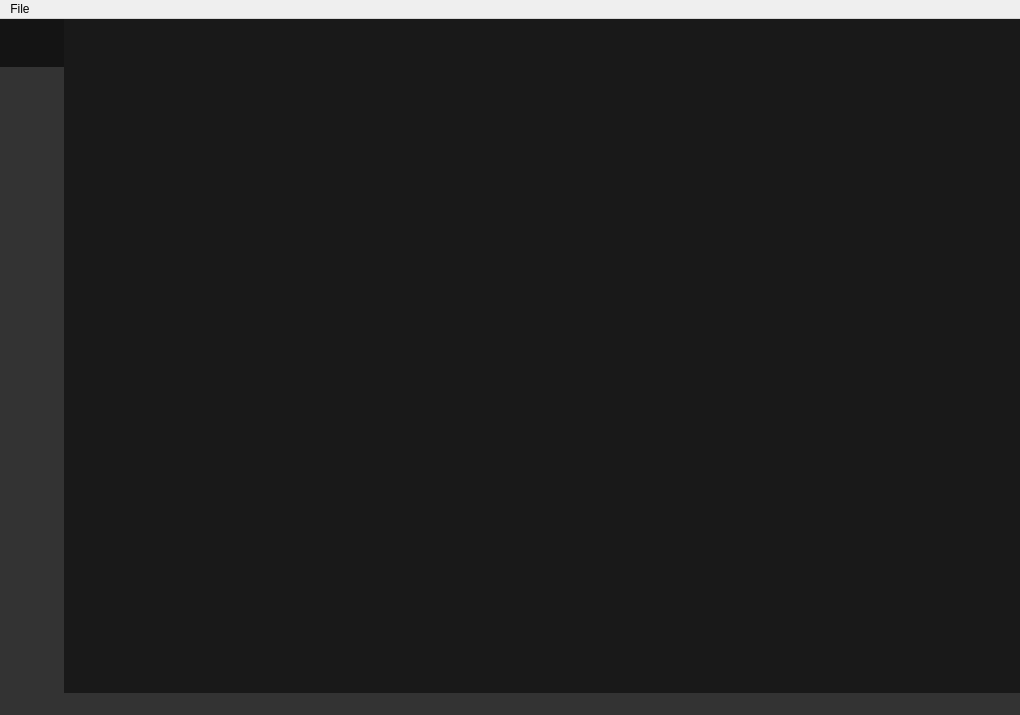
<?xml version="1.0" encoding="UTF-8"?>
<ui version="4.0">
 <class>MainWindow</class>
 <widget class="QMainWindow" name="MainWindow">
  <property name="enabled">
   <bool>true</bool>
  </property>
  <property name="geometry">
   <rect>
    <x>0</x>
    <y>0</y>
    <width>1020</width>
    <height>715</height>
   </rect>
  </property>
  <property name="minimumSize">
   <size>
    <width>600</width>
    <height>600</height>
   </size>
  </property>
  <property name="cursor">
   <cursorShape>ArrowCursor</cursorShape>
  </property>
  <property name="windowTitle">
   <string>Stocker</string>
  </property>
  <property name="autoFillBackground">
   <bool>false</bool>
  </property>
  <widget class="QWidget" name="centralwidget">
   <property name="enabled">
    <bool>true</bool>
   </property>
   <property name="sizePolicy">
    <sizepolicy hsizetype="Expanding" vsizetype="Expanding">
     <horstretch>2</horstretch>
     <verstretch>0</verstretch>
    </sizepolicy>
   </property>
   <layout class="QHBoxLayout" name="horizontalLayout">
    <property name="spacing">
     <number>0</number>
    </property>
    <property name="leftMargin">
     <number>0</number>
    </property>
    <property name="topMargin">
     <number>0</number>
    </property>
    <property name="rightMargin">
     <number>0</number>
    </property>
    <property name="bottomMargin">
     <number>0</number>
    </property>
    <item>
     <widget class="QFrame" name="frame_selectAppView">
      <property name="sizePolicy">
       <sizepolicy hsizetype="Minimum" vsizetype="Expanding">
        <horstretch>0</horstretch>
        <verstretch>0</verstretch>
       </sizepolicy>
      </property>
      <property name="minimumSize">
       <size>
        <width>64</width>
        <height>0</height>
       </size>
      </property>
      <property name="maximumSize">
       <size>
        <width>64</width>
        <height>16777215</height>
       </size>
      </property>
      <property name="autoFillBackground">
       <bool>false</bool>
      </property>
      <property name="styleSheet">
       <string notr="true">QFrame{
background-color:rgb(51, 51, 51);
}
QPushButton:hover{
background-color:rgb(81, 81, 81);
}
QPushButton:checked{
background-color:rgb(20, 20, 20);
}
QPushButton{
background-color:rgb(51,51,51);
}
QPushButton{
border-style:none;
}
</string>
      </property>
      <property name="frameShape">
       <enum>QFrame::NoFrame</enum>
      </property>
      <property name="frameShadow">
       <enum>QFrame::Plain</enum>
      </property>
      <property name="lineWidth">
       <number>1</number>
      </property>
      <layout class="QVBoxLayout" name="verticalLayout">
       <property name="spacing">
        <number>0</number>
       </property>
       <property name="leftMargin">
        <number>0</number>
       </property>
       <property name="topMargin">
        <number>0</number>
       </property>
       <property name="rightMargin">
        <number>0</number>
       </property>
       <property name="bottomMargin">
        <number>0</number>
       </property>
       <item>
        <widget class="QPushButton" name="button_switchToHomeView">
         <property name="enabled">
          <bool>true</bool>
         </property>
         <property name="sizePolicy">
          <sizepolicy hsizetype="Minimum" vsizetype="Minimum">
           <horstretch>0</horstretch>
           <verstretch>0</verstretch>
          </sizepolicy>
         </property>
         <property name="minimumSize">
          <size>
           <width>64</width>
           <height>48</height>
          </size>
         </property>
         <property name="maximumSize">
          <size>
           <width>64</width>
           <height>48</height>
          </size>
         </property>
         <property name="baseSize">
          <size>
           <width>64</width>
           <height>48</height>
          </size>
         </property>
         <property name="toolTip">
          <string>&lt;html&gt;&lt;head/&gt;&lt;body&gt;&lt;p&gt;Switch to Home View&lt;/p&gt;&lt;/body&gt;&lt;/html&gt;</string>
         </property>
         <property name="text">
          <string/>
         </property>
         <property name="icon">
          <iconset>
           <normaloff>../icons/icons8-home-64.png</normaloff>../icons/icons8-home-64.png</iconset>
         </property>
         <property name="iconSize">
          <size>
           <width>32</width>
           <height>32</height>
          </size>
         </property>
         <property name="checkable">
          <bool>true</bool>
         </property>
         <property name="checked">
          <bool>true</bool>
         </property>
         <property name="autoExclusive">
          <bool>true</bool>
         </property>
         <property name="flat">
          <bool>false</bool>
         </property>
        </widget>
       </item>
       <item>
        <widget class="QPushButton" name="button_switchToStockView">
         <property name="enabled">
          <bool>true</bool>
         </property>
         <property name="sizePolicy">
          <sizepolicy hsizetype="Minimum" vsizetype="Minimum">
           <horstretch>0</horstretch>
           <verstretch>0</verstretch>
          </sizepolicy>
         </property>
         <property name="minimumSize">
          <size>
           <width>64</width>
           <height>48</height>
          </size>
         </property>
         <property name="maximumSize">
          <size>
           <width>64</width>
           <height>48</height>
          </size>
         </property>
         <property name="baseSize">
          <size>
           <width>64</width>
           <height>48</height>
          </size>
         </property>
         <property name="toolTip">
          <string>&lt;html&gt;&lt;head/&gt;&lt;body&gt;&lt;p&gt;Switch to stock view&lt;/p&gt;&lt;/body&gt;&lt;/html&gt;</string>
         </property>
         <property name="text">
          <string/>
         </property>
         <property name="icon">
          <iconset>
           <normaloff>../icons/icons8-stocks-64.png</normaloff>../icons/icons8-stocks-64.png</iconset>
         </property>
         <property name="iconSize">
          <size>
           <width>32</width>
           <height>32</height>
          </size>
         </property>
         <property name="checkable">
          <bool>true</bool>
         </property>
         <property name="checked">
          <bool>false</bool>
         </property>
         <property name="autoExclusive">
          <bool>true</bool>
         </property>
        </widget>
       </item>
       <item>
        <spacer name="vspacer1">
         <property name="orientation">
          <enum>Qt::Vertical</enum>
         </property>
         <property name="sizeHint" stdset="0">
          <size>
           <width>20</width>
           <height>40</height>
          </size>
         </property>
        </spacer>
       </item>
      </layout>
     </widget>
    </item>
    <item>
     <widget class="QStackedWidget" name="stacked_appView">
      <property name="sizePolicy">
       <sizepolicy hsizetype="Expanding" vsizetype="Expanding">
        <horstretch>1</horstretch>
        <verstretch>1</verstretch>
       </sizepolicy>
      </property>
      <property name="styleSheet">
       <string notr="true"/>
      </property>
      <property name="currentIndex">
       <number>1</number>
      </property>
      <widget class="QWidget" name="page_homeView">
       <property name="enabled">
        <bool>true</bool>
       </property>
       <property name="sizePolicy">
        <sizepolicy hsizetype="Maximum" vsizetype="Maximum">
         <horstretch>0</horstretch>
         <verstretch>0</verstretch>
        </sizepolicy>
       </property>
       <property name="styleSheet">
        <string notr="true">background-color: rgb(38, 39, 40);
color: rgb(255, 255, 255);</string>
       </property>
       <layout class="QGridLayout" name="gridLayout_2">
        <property name="leftMargin">
         <number>0</number>
        </property>
        <property name="topMargin">
         <number>0</number>
        </property>
        <property name="rightMargin">
         <number>0</number>
        </property>
        <property name="bottomMargin">
         <number>0</number>
        </property>
        <item row="1" column="1">
         <widget class="QTextBrowser" name="textBrowser_homeInfo">
          <property name="sizePolicy">
           <sizepolicy hsizetype="Fixed" vsizetype="Fixed">
            <horstretch>0</horstretch>
            <verstretch>0</verstretch>
           </sizepolicy>
          </property>
          <property name="autoFillBackground">
           <bool>false</bool>
          </property>
          <property name="frameShape">
           <enum>QFrame::NoFrame</enum>
          </property>
          <property name="frameShadow">
           <enum>QFrame::Plain</enum>
          </property>
          <property name="html">
           <string>&lt;!DOCTYPE HTML PUBLIC &quot;-//W3C//DTD HTML 4.0//EN&quot; &quot;http://www.w3.org/TR/REC-html40/strict.dtd&quot;&gt;
&lt;html&gt;&lt;head&gt;&lt;meta name=&quot;qrichtext&quot; content=&quot;1&quot; /&gt;&lt;style type=&quot;text/css&quot;&gt;
p, li { white-space: pre-wrap; }
&lt;/style&gt;&lt;/head&gt;&lt;body style=&quot; font-family:'MS Shell Dlg 2'; font-size:8.25pt; font-weight:400; font-style:normal;&quot;&gt;
&lt;p align=&quot;center&quot; style=&quot; margin-top:0px; margin-bottom:0px; margin-left:0px; margin-right:0px; -qt-block-indent:0; text-indent:0px;&quot;&gt;-------------------------------------&lt;/p&gt;
&lt;p align=&quot;center&quot; style=&quot; margin-top:0px; margin-bottom:0px; margin-left:0px; margin-right:0px; -qt-block-indent:0; text-indent:0px;&quot;&gt;&lt;span style=&quot; font-size:28pt; font-weight:600;&quot;&gt;Stocker&lt;/span&gt;&lt;/p&gt;
&lt;p align=&quot;center&quot; style=&quot; margin-top:0px; margin-bottom:0px; margin-left:0px; margin-right:0px; -qt-block-indent:0; text-indent:0px;&quot;&gt;-------------------------------------&lt;/p&gt;
&lt;p align=&quot;center&quot; style=&quot; margin-top:0px; margin-bottom:0px; margin-left:0px; margin-right:0px; -qt-block-indent:0; text-indent:0px;&quot;&gt;&lt;span style=&quot; font-size:14pt;&quot;&gt;A desktop application built with C++ and QT5 for viewing historical stock data pulled from Alpha Vantage&lt;/span&gt;&lt;/p&gt;&lt;/body&gt;&lt;/html&gt;</string>
          </property>
          <property name="openExternalLinks">
           <bool>false</bool>
          </property>
         </widget>
        </item>
        <item row="2" column="1">
         <layout class="QFormLayout" name="form_apiKey">
          <item row="0" column="0">
           <widget class="QLabel" name="label_api">
            <property name="autoFillBackground">
             <bool>false</bool>
            </property>
            <property name="text">
             <string>Alpha Vantage API Key</string>
            </property>
           </widget>
          </item>
          <item row="0" column="1">
           <widget class="QLineEdit" name="lineEdit_apiKey">
            <property name="sizePolicy">
             <sizepolicy hsizetype="Fixed" vsizetype="Fixed">
              <horstretch>0</horstretch>
              <verstretch>0</verstretch>
             </sizepolicy>
            </property>
            <property name="placeholderText">
             <string>Enter key...</string>
            </property>
           </widget>
          </item>
         </layout>
        </item>
        <item row="0" column="1">
         <spacer name="vspacer2">
          <property name="orientation">
           <enum>Qt::Vertical</enum>
          </property>
          <property name="sizeHint" stdset="0">
           <size>
            <width>20</width>
            <height>40</height>
           </size>
          </property>
         </spacer>
        </item>
        <item row="3" column="1">
         <spacer name="vspacer3">
          <property name="orientation">
           <enum>Qt::Vertical</enum>
          </property>
          <property name="sizeHint" stdset="0">
           <size>
            <width>20</width>
            <height>40</height>
           </size>
          </property>
         </spacer>
        </item>
        <item row="1" column="0">
         <spacer name="hspacer1">
          <property name="orientation">
           <enum>Qt::Horizontal</enum>
          </property>
          <property name="sizeHint" stdset="0">
           <size>
            <width>40</width>
            <height>20</height>
           </size>
          </property>
         </spacer>
        </item>
        <item row="1" column="2">
         <spacer name="hspacer2">
          <property name="orientation">
           <enum>Qt::Horizontal</enum>
          </property>
          <property name="sizeHint" stdset="0">
           <size>
            <width>40</width>
            <height>20</height>
           </size>
          </property>
         </spacer>
        </item>
       </layout>
      </widget>
      <widget class="QWidget" name="page_stockView">
       <property name="styleSheet">
        <string notr="true">background-color: rgb(25, 25, 25);</string>
       </property>
       <layout class="QGridLayout" name="gridLayout_3">
        <property name="leftMargin">
         <number>0</number>
        </property>
        <property name="topMargin">
         <number>0</number>
        </property>
        <property name="rightMargin">
         <number>0</number>
        </property>
        <property name="bottomMargin">
         <number>0</number>
        </property>
       </layout>
      </widget>
     </widget>
    </item>
   </layout>
  </widget>
  <widget class="QMenuBar" name="menu_bar">
   <property name="enabled">
    <bool>true</bool>
   </property>
   <property name="geometry">
    <rect>
     <x>0</x>
     <y>0</y>
     <width>1020</width>
     <height>20</height>
    </rect>
   </property>
   <property name="autoFillBackground">
    <bool>false</bool>
   </property>
   <property name="styleSheet">
    <string notr="true">background-color: rgb(51, 51, 51);
color:rgb(255, 255, 255);

QMenubar:::QMenu:selected{
background:rgb(81, 81, 81);
}</string>
   </property>
   <property name="defaultUp">
    <bool>false</bool>
   </property>
   <widget class="QMenu" name="menu_file">
    <property name="styleSheet">
     <string notr="true">QMenu::item:selected{
background:rgb(81, 81, 81);
}</string>
    </property>
    <property name="title">
     <string>File</string>
    </property>
    <addaction name="action_exit"/>
   </widget>
   <addaction name="menu_file"/>
  </widget>
  <widget class="QStatusBar" name="status_bar">
   <property name="styleSheet">
    <string notr="true">background-color: rgb(51, 51, 51);</string>
   </property>
  </widget>
  <action name="action_exit">
   <property name="text">
    <string>Exit</string>
   </property>
  </action>
 </widget>
 <resources/>
 <connections/>
</ui>
